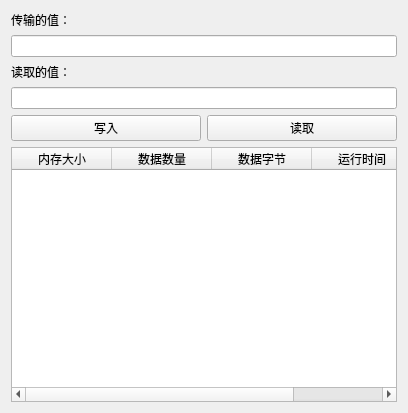
<?xml version="1.0" encoding="UTF-8"?>
<ui version="4.0">
 <class>ProcessBClass</class>
 <widget class="QMainWindow" name="ProcessBClass">
  <property name="geometry">
   <rect>
    <x>0</x>
    <y>0</y>
    <width>408</width>
    <height>413</height>
   </rect>
  </property>
  <property name="windowTitle">
   <string>ProcessB</string>
  </property>
  <widget class="QWidget" name="centralWidget">
   <layout class="QVBoxLayout" name="verticalLayout">
    <item>
     <widget class="QLabel" name="valueInputLabel">
      <property name="text">
       <string>传输的值：</string>
      </property>
     </widget>
    </item>
    <item>
     <widget class="QLineEdit" name="valueInput"/>
    </item>
    <item>
     <widget class="QLabel" name="valueOutputLabel">
      <property name="text">
       <string>读取的值：</string>
      </property>
     </widget>
    </item>
    <item>
     <widget class="QLineEdit" name="valueOutput"/>
    </item>
    <item>
     <layout class="QHBoxLayout" name="horizontalLayout">
      <item>
       <widget class="QPushButton" name="writeButton">
        <property name="text">
         <string>写入</string>
        </property>
       </widget>
      </item>
      <item>
       <widget class="QPushButton" name="readButton">
        <property name="text">
         <string>读取</string>
        </property>
       </widget>
      </item>
     </layout>
    </item>
    <item>
     <widget class="QTableWidget" name="memoryBlockTable">
      <column>
       <property name="text">
        <string>内存大小</string>
       </property>
      </column>
      <column>
       <property name="text">
        <string>数据数量</string>
       </property>
      </column>
      <column>
       <property name="text">
        <string>数据字节</string>
       </property>
      </column>
      <column>
       <property name="text">
        <string>运行时间</string>
       </property>
      </column>
     </widget>
    </item>
   </layout>
  </widget>
 </widget>
 <layoutdefault spacing="6" margin="11"/>
 <resources/>
 <connections/>
</ui>
